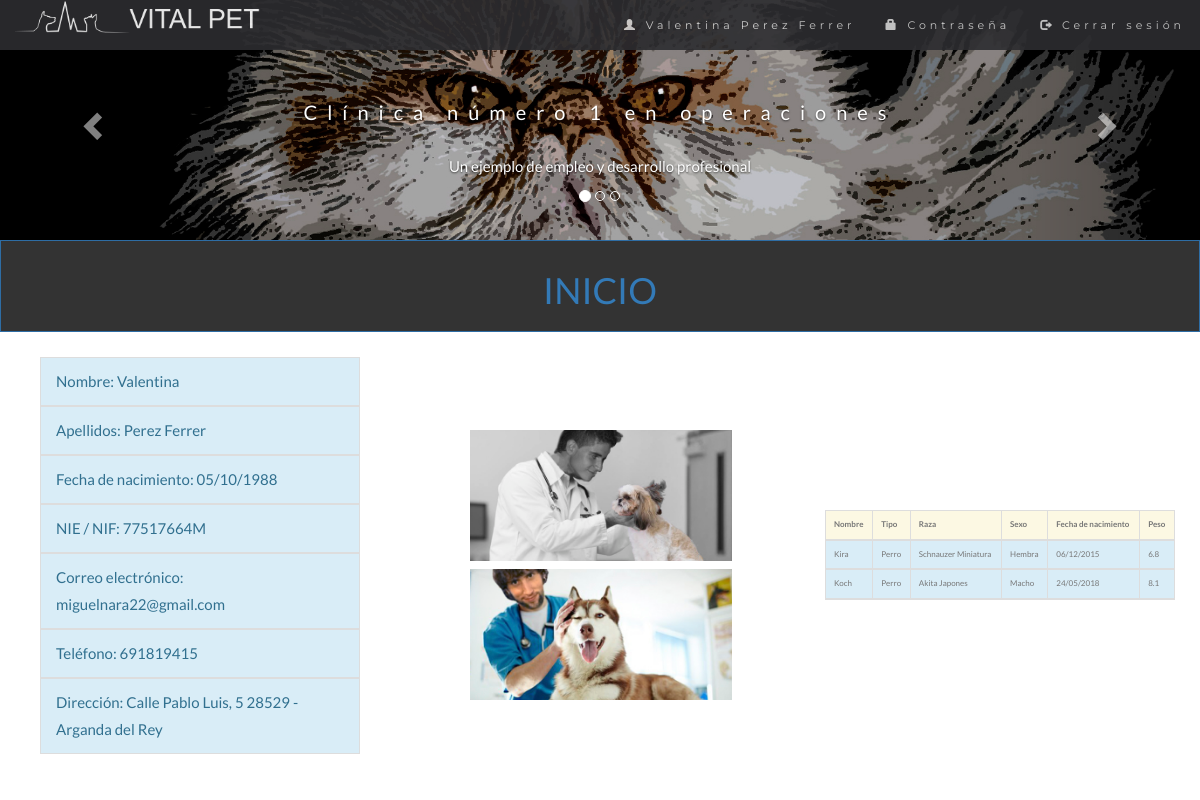
Page /VISTA/CLIENTE/vistaPerfilDelCliente.php (signed in) on the committed database.
### tables this page shows
CREATE TABLE `usuarios` (
  `id_usuario` int(11) NOT NULL,
  `nombre_usuario` varchar(100) NOT NULL,
  `apellidos_usuario` varchar(100) NOT NULL,
  `dni_usuario` varchar(9) NOT NULL,
  `telefono_usuario` int(11) NOT NULL,
  `correo_usuario` varchar(100) NOT NULL,
  `fecna_usuario` date NOT NULL,
  `direccion_usuario` varchar(500) NOT NULL,
  `rol_usuario` varchar(20) NOT NULL,
  `pass_usuario` varchar(2000) NOT NULL
);

CREATE TABLE `mascotas` (
  `id_mascota` int(11) NOT NULL,
  `id_cliente` int(11) NOT NULL,
  `nombre_mascota` varchar(50) NOT NULL,
  `tipo_mascota` varchar(50) NOT NULL,
  `raza_mascota` varchar(50) NOT NULL,
  `sexo_mascota` varchar(50) NOT NULL,
  `fecna_mascota` date DEFAULT NULL,
  `peso_mascota` float NOT NULL
);

### BBDD/model.php (called while the page is built, shortened)
<?php
    class Model {
        private $conexion;
        function __construct ($host, $user, $pass, $nombreBase){
            $this->conexion = new mysqli($host, $user, $pass);
                $this->conexion->set_charset("utf8");
        }
        public function ejecutarConsulta($consulta){
            $resultado = null;
            if(isset($this->conexion)){
                $resultado = $this->conexion->stmt_init();
                $resultado->prepare($consulta);
                $resultado->execute();
            }
            return $resultado;
        }
        public function devolverConsultaArray($consulta){
            $resultadoConsulta = $this->ejecutarConsulta($consulta);
            $total = null;
                if($resultadoConsulta){
                    $resultado = $resultadoConsulta->get_result();
                }
                if($resultado){
                    $fila = $resultado->fetch_array();
                    while ($fila != null){
                        $total[] = $fila;
                        $fila = $resultado->fetch_array();
                    }
                }
                return $total;
        }
        public function visualizarMascotasClientes($id){
            $consulta = "SELECT usuarios.id_usuario, usuarios.nombre_usuario, usuarios.apellidos_usuario, usuarios.dni_usuario, usuarios.telefono_usuario,
            usuarios.correo_usuario, usuarios.fecna_usuario, usuarios.direccion_usuario, mascotas.nombre_mascota, mascotas.tipo_mascota,
            mascotas.raza_mascota, mascotas.peso_mascota, mascotas.sexo_mascota, mascotas.fecna_mascota, mascotas.peso_mascota
            FROM mascotas
            INNER JOIN usuarios
            ON mascotas.id_cliente = usuarios.id_usuario
            WHERE usuarios.id_usuario = $id";
            $resultado = $this->devolverConsultaArray($consulta);
            return $resultado;
        }
    }
?>

### VISTA/CLIENTE/vistaPerfilDelCliente.php (the view, shortened to what this page needs)
<!DOCTYPE html>
<html lang="es">
  <head>
      <link rel="stylesheet" href="https://maxcdn.bootstrapcdn.com/bootstrap/3.4.0/css/bootstrap.min.css">
      <link rel="stylesheet" type="text/css" href="../../CSS/estiloClienteIndex.css">
      <link rel="stylesheet" type="text/css" href="../../CSS/estiloVistaCliente.css">
  </head>
  <body id="myPage" data-spy="scroll" data-target=".navbar" data-offset="50">
    <?php
      include "../../INCLUDE/menuCli.inc";
      echo"<button type='button' class='btn btn-primary btn-block botondesktop'><a href='../CLIENTE/index.php'><h1>INICIO</h1></a></button>";
    ?>
<div class="row papaMascota">
    <?php
        require_once '../../BBDD/model.php';
        $conexion = new Model(Config::$host, Config::$user, Config::$pass, Config::$nombreBase);
        $cliente = $conexion->visualizarMascotasClientes($_SESSION["id_usuario"]);
    ?>
        <div class='col-12 col-xs-12 col-md-4 clienteMascota'>
          <ul class='list-group'>
            <div class='row margen'>
                <div class='col-12 col-sm-12 col-md-12  col-lg-12'>
                        <li class='list-group-item list-group-item-action list-group-item-info'>Nombre: <?= $cliente[0]['nombre_usuario']?></li>
                </div>
                <div class='col-12 col-sm-12 col-md-12  col-lg-12'>
                      <li class='list-group-item list-group-item-action list-group-item-info'>Apellidos: <?= $cliente[0]['apellidos_usuario']?></li>
                </div>
                <div class='col-12 col-sm-12 col-md-12  col-lg-12'>
                        <li class='list-group-item list-group-item-action list-group-item-info'>Fecha de nacimiento: <?= date("d/m/Y", strtotime($cliente[0]['fecna_usuario']))?></li>
                </div>
                <div class='col-12 col-sm-12 col-md-12  col-lg-12'>
                      <li class='list-group-item list-group-item-action list-group-item-info'>NIE / NIF: <?= $cliente[0]['dni_usuario']?></li>
                </div>
                <div class='col-12 col-sm-12 col-md-12  col-lg-12'>
                      <li class='list-group-item list-group-item-action list-group-item-info'>Correo electrónico: <?= $cliente[0]['correo_usuario']?></li>
                </div>
                <div class='col-12 col-sm-12 col-md-12  col-lg-12'>
                      <li class='list-group-item list-group-item-action list-group-item-info'>Teléfono: <?= $cliente[0]['telefono_usuario']?></li>
                </div>
                <div class='col-12 col-sm-12 col-md-12  col-lg-12'>
                      <li class='list-group-item list-group-item-action list-group-item-info'>Dirección: <?= $cliente[0]['direccion_usuario']?></li>
                </div>
              </div>
            </ul>
          </div>
          <div class='col-12 col-xs-12 col-md-4 clienteMascotas'>
            <center>
              <div class="row">
                <div class='col-md-12 imgMascota'>
                    <img src="../../IMAGENES/vistac2.jpg" style="width:70%; height:auto;">
                </div>
                <div class='col-md-12 imgMascota'>
                     <img src="../../IMAGENES/vistac11.jpg" style="width:70%; height:auto;">
                </div>
              </div>
            </center>
          </div>
          <?php
             echo"<div class='col-12 col-xs-12 col-md-4 clienteMascota'>
             <table class = 'table table-bordered table-dark'>
               <thead>
                 <tr class='warning'>
                    <th>Nombre</th>
                    <th>Tipo</th>
                    <th>Raza</th>
                    <th>Sexo</th>
                    <th>Fecha de nacimiento</th>
                    <th>Peso</th>
                  </tr>";
                       foreach($cliente as $mascotas){
                          echo "
                          <tr class='info'>
                            <td>".$mascotas["nombre_mascota"]."</td>
                            <td>".$mascotas["tipo_mascota"]."</td>
                            <td>".$mascotas["raza_mascota"]."</td>
                            <td>".$mascotas["sexo_mascota"]."</td>
                            <td>".date("d/m/Y", strtotime($mascotas["fecna_mascota"]))."</td>
                            <td>".$mascotas["peso_mascota"]."</td>
                          </tr>";}
            ?>
                 </table>
              </div>
            </div>
  </body>
</html>

### CSS/estiloClienteIndex.css (style rules this page uses)
body { font: 400 15px/1.8 Lato, sans-serif; color: #777; }
.list-group-item:first-child { border-top-right-radius: 0; border-top-left-radius: 0; }
.list-group-item:last-child { border-bottom-right-radius: 0; border-bottom-left-radius: 0; }
.btn { padding: 10px 20px; background-color: #333; color: #f1f1f1; border-radius: 0; transition: .2s; }
.margen { margin:0px; }

### CSS/estiloVistaCliente.css (style rules this page uses)
table.table.table-bordered.table-dark { font-size:8px !important; }
.papaMascota { display:flex; align-items:center; margin:0px !important; }
.clienteMascota { padding:25px !important; }
.clienteMascotas { padding:25px !important; }
.imgMascota { margin: 1px; padding: 3px; }

### rows in the picture
usuarios: nombre_usuario "Valentina", apellidos_usuario "Perez Ferrer", fecna_usuario "05/10/1988", dni_usuario "77517664M", correo_usuario "miguelnara22@gmail.com", telefono_usuario "691819415", direccion_usuario "Calle Pablo Luis, 5 28529 - Arganda del Rey"
mascotas: nombre_mascota "Kira", tipo_mascota "Perro", raza_mascota "Schnauzer Miniatura", sexo_mascota "Hembra", fecna_mascota "06/12/2015", peso_mascota "6.8"
mascotas: nombre_mascota "Koch", tipo_mascota "Perro", raza_mascota "Akita Japones", sexo_mascota "Macho", fecna_mascota "24/05/2018", peso_mascota "8.1"

### other values in the picture
$_SESSION['usuario'] "Valentina Perez Ferrer"
